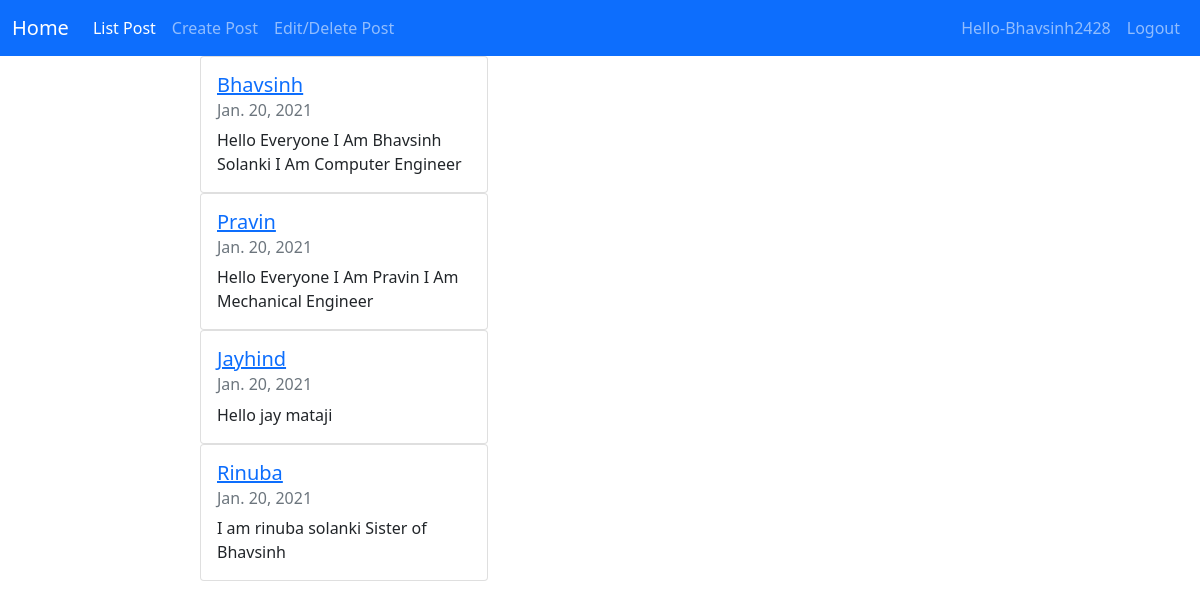
The page /blog_post (signed in) on the database its author committed.
### BlogApp/models.py (models this page shows, shortened)
class Post(models.Model):
    title = models.CharField(max_length=5000)
    content = models.TextField()
    created_on = models.DateTimeField(auto_now_add=True)
    likes = models.ManyToManyField(User, related_name='blogpost_like', blank=True)

### BlogApp/views.py (the view)
# urls.py: path('blog_post',views.blog_post,name="blog_post"),
def blog_post(request):
    posts = Post.objects.all()
    context = {
        "posts": posts,
    }
    return render(request, 'index.html', context)

### BlogApp/templates/index.html
{% extends 'base.html' %}
{% block content %}
<div class="col-md-8 offset-md-2   blog-list-item">
    {% for post in posts %}
    <div class="card" style="width: 18rem;">
  <div class="card-body">
    <h5 class="card-title"><a href="{% url 'blog_detail' post.pk %}">{{ post.title }}</a></h5>
    <h6 class="card-subtitle mb-2 text-muted">{{ post.created_on.date }}</h6>
    <p class="card-text">{{ post.content | slice:":300" }}</p>
  </div>
</div>
    {% endfor %}
</div>
{% endblock %}

### BlogApp/templates/base.html (shortened to what this page needs)
<!doctype html>
<html lang="en">
  <head>
    <link href="https://cdn.jsdelivr.net/npm/bootstrap@5.0.0-beta1/dist/css/bootstrap.min.css" rel="stylesheet">
  </head>
  <body>
    <nav class="navbar navbar-expand-lg navbar-dark bg-primary justify-content-between">
  <div class="container-fluid">
    <a class="navbar-brand" href="/blog_post">Home</a>
    <div class="collapse navbar-collapse" id="navbarSupportedContent">
      <ul class="navbar-nav me-auto mb-2 mb-lg-0">
        <li class="nav-item">
          <a class="nav-link active" aria-current="page" href="/blog_post">List Post</a>
        </li>
        <li class="nav-item">
          <a class="nav-link" href="/addpost">Create Post</a>
        </li>
        <li class="nav-item">
          <a class="nav-link" href="/list_post">Edit/Delete Post</a>
        </li>
      </ul>
     {% if user.is_authenticated %}
        <ul class="navbar-nav mr-sm-2">
					<li class="nav-item"> <a class="nav-link">Hello-{{user.username}}</a></li>
					<li class="nav-item">
					    <a class="nav-link" href="/logout">Logout</a>
					</li>
          {% endif %}
    </div>
  </div>
</nav>
{% block content %}
{% endblock content %}
  </body>
</html>

### rows shown on the page
Post: title "Bhavsinh", created_on "Jan. 20, 2021", content "Hello Everyone I Am Bhavsinh Solanki I Am Computer Engineer"
Post: title "Pravin", created_on "Jan. 20, 2021", content "Hello Everyone I Am Pravin I Am Mechanical Engineer"
Post: title "Jayhind", created_on "Jan. 20, 2021", content "Hello jay mataji"
Post: title "Rinuba", created_on "Jan. 20, 2021", content "I am rinuba solanki Sister of Bhavsinh"

### other values the page prints
{{ user.username }} "Bhavsinh2428"
